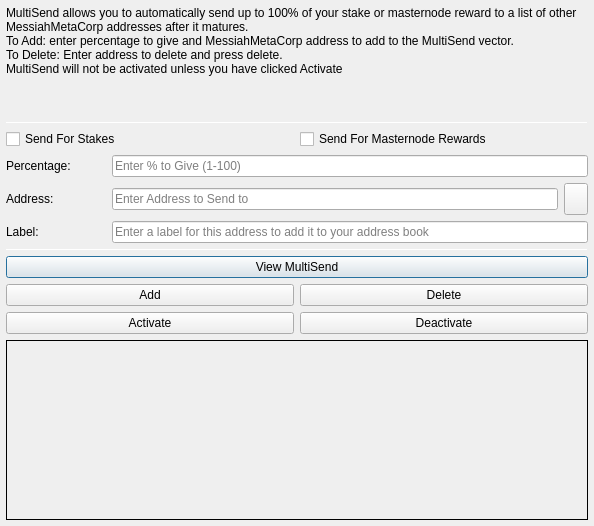
<?xml version="1.0" encoding="UTF-8"?>
<ui version="4.0">
 <class>MultiSendDialog</class>
 <widget class="QDialog" name="MultiSendDialog">
  <property name="windowModality">
   <enum>Qt::NonModal</enum>
  </property>
  <property name="geometry">
   <rect>
    <x>0</x>
    <y>0</y>
    <width>594</width>
    <height>526</height>
   </rect>
  </property>
  <property name="windowTitle">
   <string>MultiSend</string>
  </property>
  <layout class="QVBoxLayout" name="verticalLayout" stretch="0">
   <property name="margin">
    <number>6</number>
   </property>
   <item>
    <layout class="QVBoxLayout" name="verticalLayout_Main" stretch="1,1,1,0,1,1,1">
     <item>
      <widget class="QLabel" name="label_2">
       <property name="lineWidth">
        <number>1</number>
       </property>
       <property name="text">
        <string>MultiSend allows you to automatically send up to 100% of your stake or masternode reward to a list of other MessiahMetaCorp addresses after it matures.
To Add: enter percentage to give and MessiahMetaCorp address to add to the MultiSend vector.
To Delete: Enter address to delete and press delete.
MultiSend will not be activated unless you have clicked Activate</string>
       </property>
       <property name="alignment">
        <set>Qt::AlignLeading|Qt::AlignLeft|Qt::AlignTop</set>
       </property>
       <property name="wordWrap">
        <bool>true</bool>
       </property>
      </widget>
     </item>
     <item>
      <widget class="Line" name="line">
       <property name="minimumSize">
        <size>
         <width>0</width>
         <height>1</height>
        </size>
       </property>
       <property name="maximumSize">
        <size>
         <width>16777215</width>
         <height>1</height>
        </size>
       </property>
       <property name="orientation">
        <enum>Qt::Horizontal</enum>
       </property>
      </widget>
     </item>
     <item>
      <layout class="QVBoxLayout" name="verticalLayout_Settings">
       <item>
        <layout class="QHBoxLayout" name="horizontalLayout">
         <item>
          <widget class="QCheckBox" name="multiSendStakeCheckBox">
           <property name="text">
            <string>Send For Stakes</string>
           </property>
          </widget>
         </item>
         <item>
          <widget class="QCheckBox" name="multiSendMasternodeCheckBox">
           <property name="text">
            <string>Send For Masternode Rewards</string>
           </property>
          </widget>
         </item>
        </layout>
       </item>
       <item>
        <layout class="QHBoxLayout" name="horizontalLayout_6">
         <item>
          <widget class="QLabel" name="label">
           <property name="minimumSize">
            <size>
             <width>100</width>
             <height>0</height>
            </size>
           </property>
           <property name="toolTip">
            <string>Percentage of stake to send</string>
           </property>
           <property name="text">
            <string>Percentage:</string>
           </property>
          </widget>
         </item>
         <item>
          <widget class="QLineEdit" name="multiSendPercentEdit">
           <property name="toolTip">
            <string>Enter whole numbers 1 - 100</string>
           </property>
           <property name="placeholderText">
            <string>Enter % to Give (1-100)</string>
           </property>
          </widget>
         </item>
        </layout>
       </item>
       <item>
        <layout class="QHBoxLayout" name="horizontalLayout_7">
         <item>
          <widget class="QLabel" name="label_5">
           <property name="minimumSize">
            <size>
             <width>100</width>
             <height>0</height>
            </size>
           </property>
           <property name="toolTip">
            <string>Address to send portion of stake to</string>
           </property>
           <property name="text">
            <string>Address:</string>
           </property>
          </widget>
         </item>
         <item>
          <widget class="QLineEdit" name="multiSendAddressEdit">
           <property name="toolTip">
            <string/>
           </property>
           <property name="placeholderText">
            <string>Enter Address to Send to</string>
           </property>
          </widget>
         </item>
         <item>
          <widget class="QToolButton" name="addressBookButton">
           <property name="maximumSize">
            <size>
             <width>16777215</width>
             <height>32</height>
            </size>
           </property>
           <property name="toolTip">
            <string>Choose an address from the address book</string>
           </property>
           <property name="text">
            <string/>
           </property>
           <property name="icon">
            <iconset resource="../messiahmetacorp.qrc">
             <normaloff>:/icons/address-book</normaloff>:/icons/address-book</iconset>
           </property>
           <property name="shortcut">
            <string>Alt+A</string>
           </property>
          </widget>
         </item>
        </layout>
       </item>
      </layout>
     </item>
     <item>
      <layout class="QHBoxLayout" name="horizontalLayout_3">
       <item>
        <widget class="QLabel" name="label_3">
         <property name="minimumSize">
          <size>
           <width>100</width>
           <height>0</height>
          </size>
         </property>
         <property name="text">
          <string>Label:</string>
         </property>
        </widget>
       </item>
       <item>
        <widget class="QLineEdit" name="labelAddressLabelEdit">
         <property name="placeholderText">
          <string>Enter a label for this address to add it to your address book</string>
         </property>
        </widget>
       </item>
      </layout>
     </item>
     <item>
      <widget class="Line" name="line_2">
       <property name="minimumSize">
        <size>
         <width>0</width>
         <height>1</height>
        </size>
       </property>
       <property name="maximumSize">
        <size>
         <width>16777215</width>
         <height>1</height>
        </size>
       </property>
       <property name="orientation">
        <enum>Qt::Horizontal</enum>
       </property>
      </widget>
     </item>
     <item>
      <layout class="QVBoxLayout" name="verticalLayout_Buttons">
       <item>
        <layout class="QHBoxLayout" name="horizontalLayout_4">
         <item>
          <widget class="QPushButton" name="viewButton">
           <property name="toolTip">
            <string/>
           </property>
           <property name="statusTip">
            <string>View MultiSend Vector</string>
           </property>
           <property name="text">
            <string>View MultiSend</string>
           </property>
          </widget>
         </item>
        </layout>
       </item>
       <item>
        <layout class="QHBoxLayout" name="horizontalLayout_2">
         <item>
          <widget class="QPushButton" name="addButton">
           <property name="toolTip">
            <string/>
           </property>
           <property name="statusTip">
            <string>Add to MultiSend Vector</string>
           </property>
           <property name="text">
            <string>Add</string>
           </property>
          </widget>
         </item>
         <item>
          <widget class="QPushButton" name="deleteButton">
           <property name="toolTip">
            <string/>
           </property>
           <property name="statusTip">
            <string>Delete Address From MultiSend Vector</string>
           </property>
           <property name="text">
            <string>Delete</string>
           </property>
          </widget>
         </item>
        </layout>
       </item>
       <item>
        <layout class="QHBoxLayout" name="horizontalLayout_5">
         <item>
          <widget class="QPushButton" name="activateButton">
           <property name="statusTip">
            <string>Activate MultiSend</string>
           </property>
           <property name="text">
            <string>Activate</string>
           </property>
          </widget>
         </item>
         <item>
          <widget class="QPushButton" name="disableButton">
           <property name="statusTip">
            <string>Deactivate MultiSend</string>
           </property>
           <property name="text">
            <string>Deactivate</string>
           </property>
          </widget>
         </item>
        </layout>
       </item>
      </layout>
     </item>
     <item>
      <widget class="QLabel" name="message">
       <property name="minimumSize">
        <size>
         <width>0</width>
         <height>180</height>
        </size>
       </property>
       <property name="frameShape">
        <enum>QFrame::Panel</enum>
       </property>
       <property name="frameShadow">
        <enum>QFrame::Plain</enum>
       </property>
       <property name="lineWidth">
        <number>1</number>
       </property>
       <property name="midLineWidth">
        <number>1</number>
       </property>
       <property name="text">
        <string/>
       </property>
       <property name="alignment">
        <set>Qt::AlignLeading|Qt::AlignLeft|Qt::AlignTop</set>
       </property>
       <property name="wordWrap">
        <bool>true</bool>
       </property>
      </widget>
     </item>
    </layout>
   </item>
  </layout>
 </widget>
 <resources>
  <include location="../messiahmetacorp.qrc"/>
 </resources>
 <connections/>
</ui>
